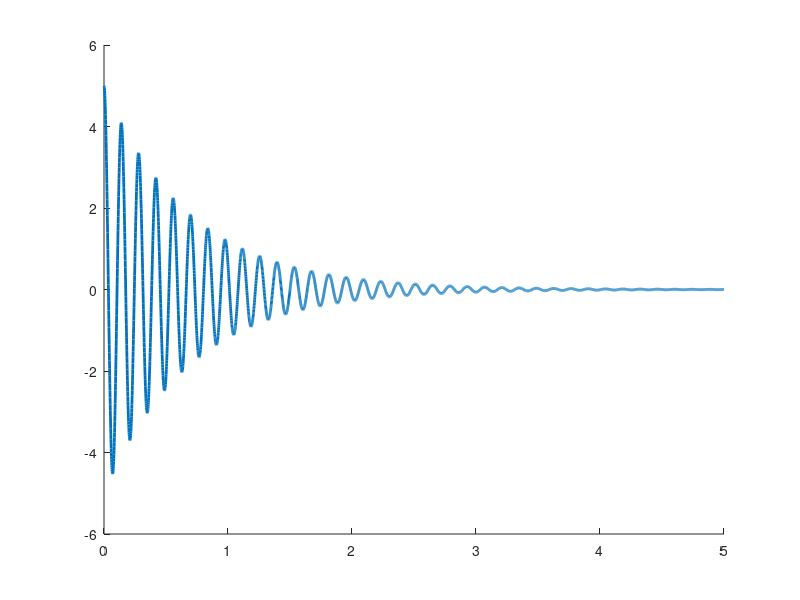

MATLAB code for this plot: (Note: this script raises an error after producing the figure.)
%% This script solves HW1 Problem 1

% Cristina Riso, criso@gatech.edu

clearvars
close all
clc


%% Problem parameters

% spring constant 1 (N/m)
k_1 = 25.0;

% spring constant 2 (N/m)
k_2 = 0.75*k_1;

% half-chord (m)
b = 0.1;

% distance 1 (m)
d_1 = b/4.0;

% distance 2 (m)
d_2 = b;

% moment of inertia (kg*m2)
J_theta = 0.0004;


%% Q1 - Natural frequency 

% equivalent torsional stiffness (Nm/rad)
k_theta = 4.0*(k_1*d_1^2+k_2*d_2^2);

% natural frequency (rad/s)
omega_n = sqrt(k_theta/J_theta); 

% natural frequency (Hz)
f_n = omega_n/2.0/pi;

% period (s)
T = 1.0/f_n;


%% Q2 - Redesign to increase omega_n by 15%

% maximum d1 (m)
d_1_max = b/2.0; k_theta_d_1_max = 4.0*(k_1*d_1_max^2+k_2*d_2^2);

% maximum d2 (m)
d_2_max = 3.0*b/2.0; k_theta_d_2_max = 4.0*(k_1*d_1^2+k_2*d_2_max^2);

% corresponding maximum natural frequencies (rad/s)
omega_n_d_1_max = sqrt(k_theta_d_1_max/J_theta);
omega_n_d_2_max = sqrt(k_theta_d_2_max/J_theta);

% corresponding maximum frequency percentage variations (%)
domega_n_d_1_max = (omega_n_d_1_max-omega_n)/omega_n*100;
domega_n_d_2_max = (omega_n_d_2_max-omega_n)/omega_n*100;

% The maximum frequency variation that can be achieved by moving the front
% springs is about 11%, which is insufficient to meet the requirement.
% Thus, the rear springs are moved by the following amount. 

% new position of the rear springs (m)
d_2_new = sqrt(((1.15*omega_n)^2*J_theta/4.0-k_1*d_1^2)/k_2); k_theta_new = 4.0*(k_1*d_1^2+k_2*d_2_new^2);

% corresponding position percentage variation (%)
dd_2_new = (d_2_new-d_2)/d_2*100;

% new natural frequency (rad/s)
omega_n_new = sqrt(k_theta_new/J_theta);

% corresponding frequency percentage variation (%)
domega_n_new = (omega_n_new-omega_n)/omega_n*100;


%% Q3 - Viscous damper design

% design logarithmic decrement (-)
delta = 0.20;

% viscous damping coefficient (Ns/m)
c_1 = J_theta*omega_n/(2.0*d_1^2)*delta/sqrt(4.0*pi^2+delta^2);

% torsional viscous damping coefficient (Nms/rad)
c_theta = 4.0*c_1*d_1^2;

% viscous damping coefficient (-)
zeta = 2.0*c_1*d_1^2/(J_theta*omega_n);

% frequency of damped motion (rad/s)
omega_d = omega_n*sqrt(1.0-zeta^2);

% frequency variation due to damping (%)
domega_d = (omega_d-omega_n)/omega_n*100;

% period of damped motion (s)
T_d = 2.0*pi/omega_d;


%% Q4 - Free response

% initial pitch angle (deg)
theta_0 = 5.0;

% time discretization (s)
t_1 = 0.0; t_2 = 5.0; dt = 0.001; t = t_1:dt:t_2;

% free response (deg)
theta = theta_0*exp(-zeta*omega_n*t).*(cos(omega_d*t)+sin(omega_d*t)*zeta/sqrt(1.0-zeta^2));

% amplitude (deg)
A_deg = theta_0/sqrt(1.0-zeta^2); A_rad = A_deg*pi/180.0;

% phase (deg)
phi_rad = atan(zeta/sqrt(1.0-zeta^2)); phi_deg = phi_rad*180.0/pi;

% plot free response
fig1 = figure(1000); hold all; set(fig1,'Position',[0 0 1200 900]);
plot(t,theta,'LineWidth',2); hold all; ax = gca; ax.FontSize = 28; yticks([-5 -2.5 0 2.5 5]);
ylabel('$\theta(t)$ (deg)','Interpreter','latex'); xlabel('$t$ (s)','Interpreter','latex'); 
f = gcf; exportgraphics(f,'theta_free.png','Resolution',300); exportgraphics(f,'theta_free.pdf','Resolution',300)

% get peaks
[pks, locs] = findpeaks(theta);

% verify logarithmic decrement
delta_check = log(theta(locs(1))/theta(locs(2)));
